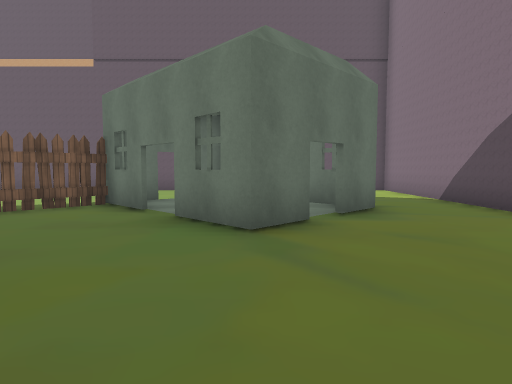
View 1 (above)

24 first-person views from a walk through a scene from a Unity 3-D project. The camera is 1.4 m above the floor, tilts 4° down and sees 75° across. The floor is counted in squares, 1.89 m on a side. Each view is taken from the middle of a square. On the plan, view 1 faces up. The plan holds only what a view shows up to about 11 squares ahead; the rest is blank. The place goes on beyond the plan. The player character is not drawn. Some surface patterns are stand-ins.

View 2
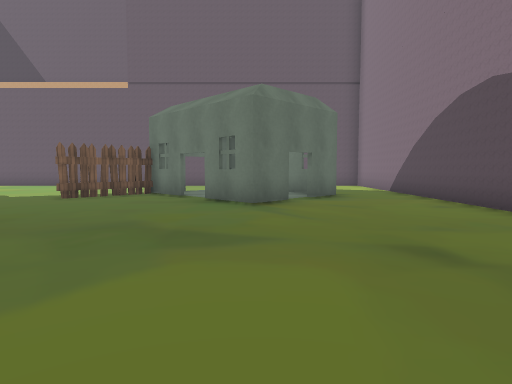

View 3
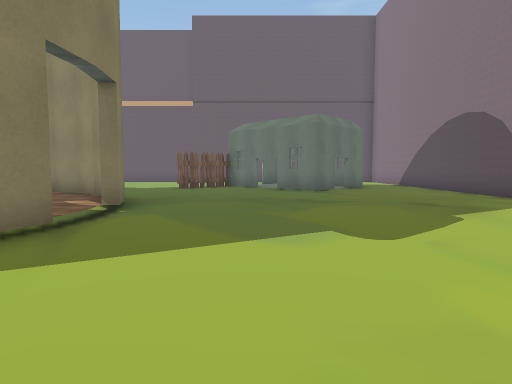

View 4
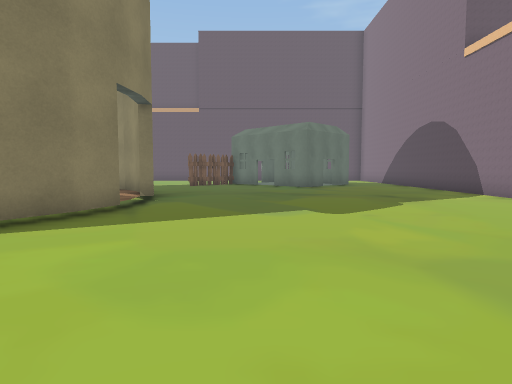

View 5
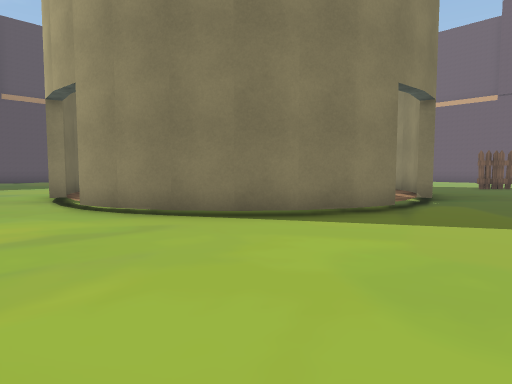

View 6
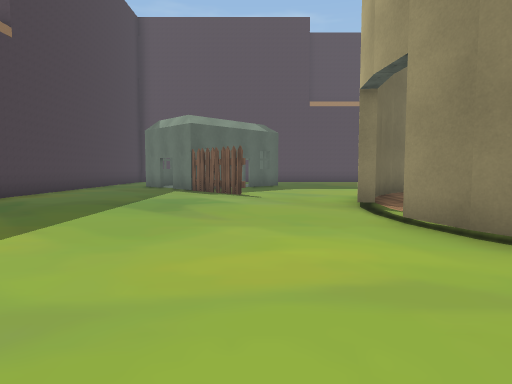

View 7
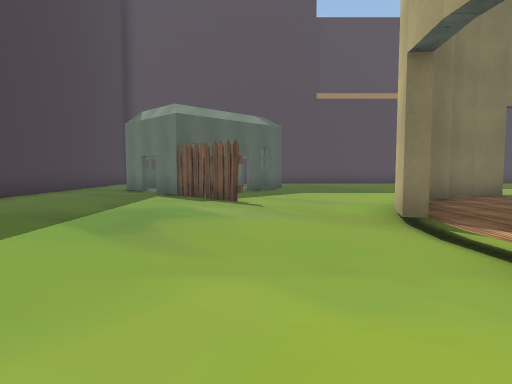

View 8
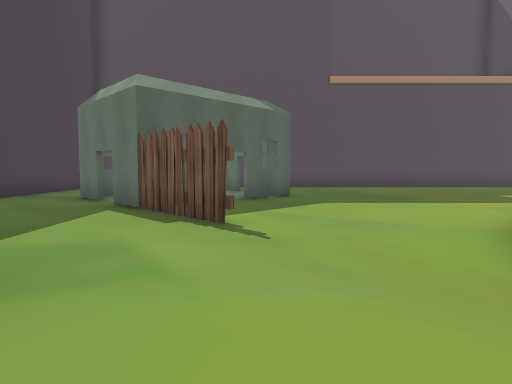

View 9
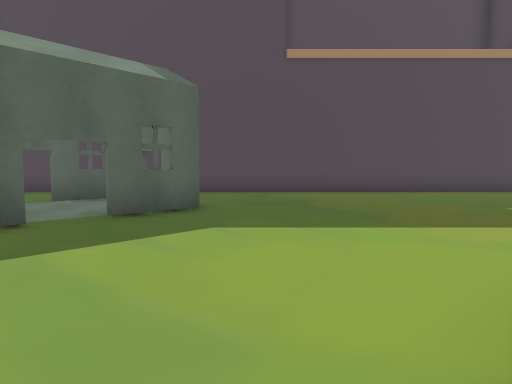

View 10
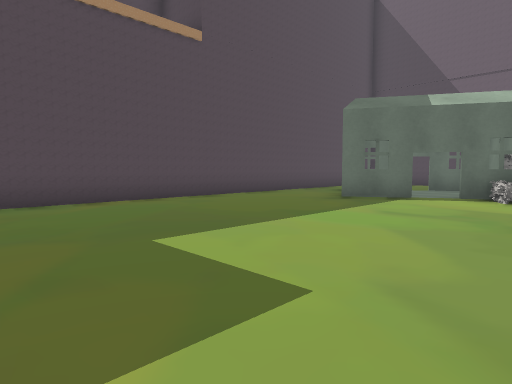

View 11
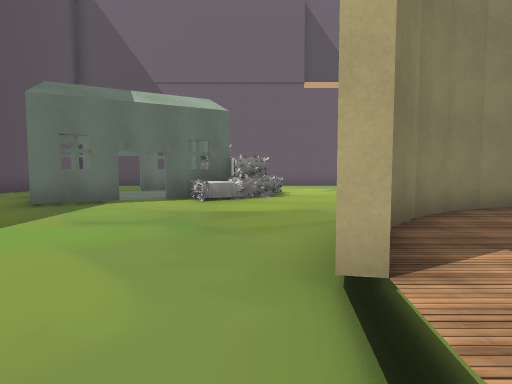

View 12
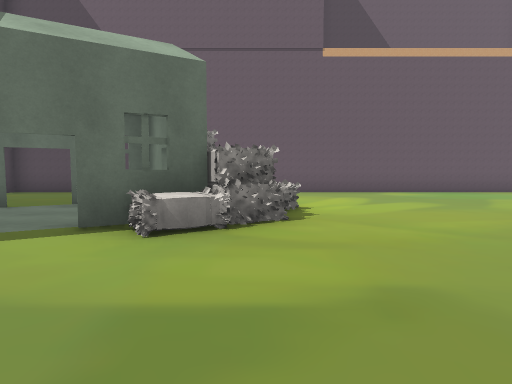

View 13
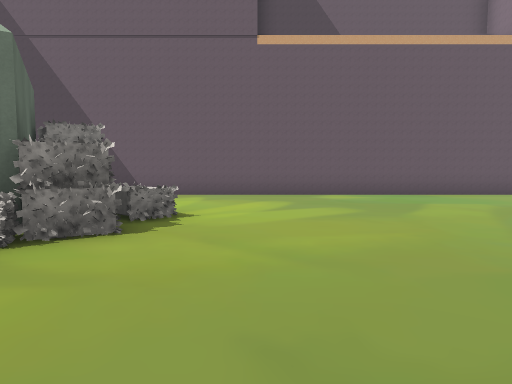

View 14
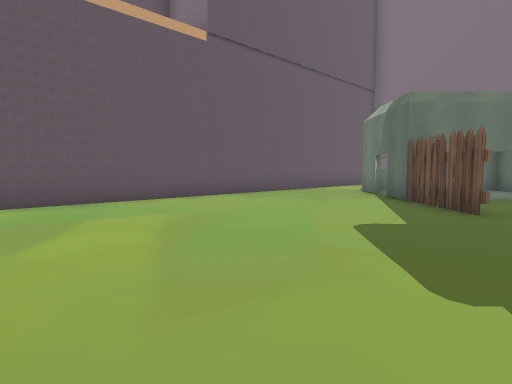

View 15
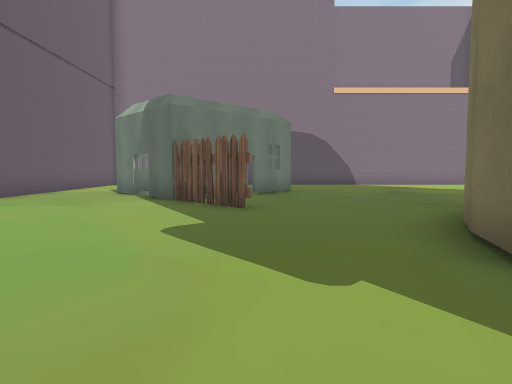

View 16
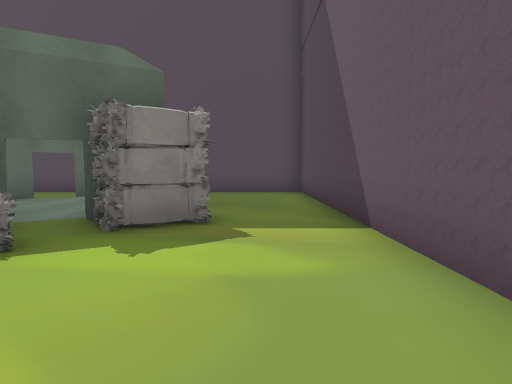

View 17
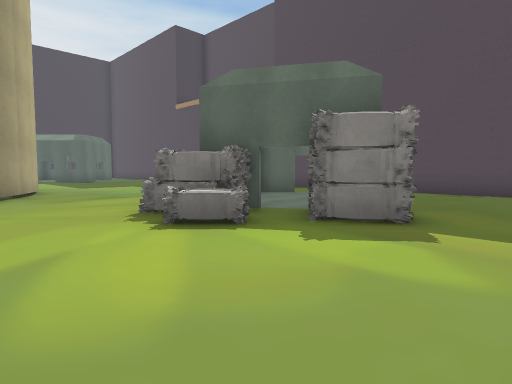

View 18
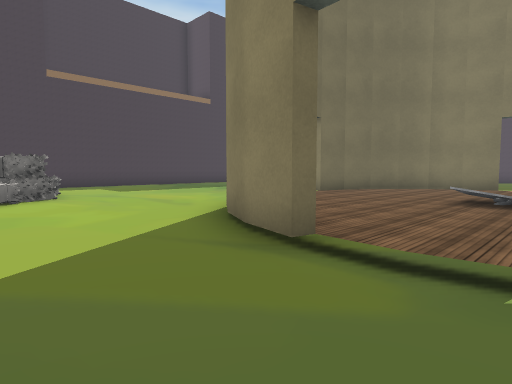

View 19
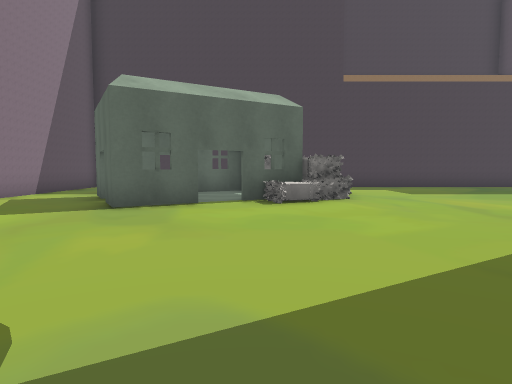

View 20
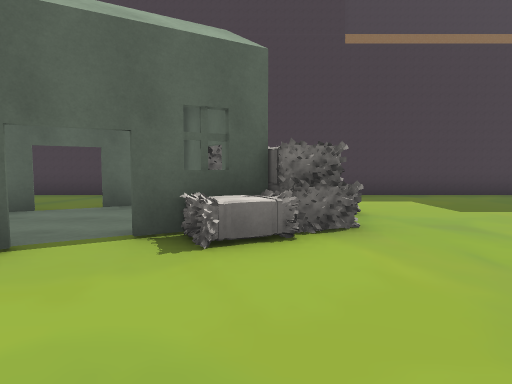

View 21
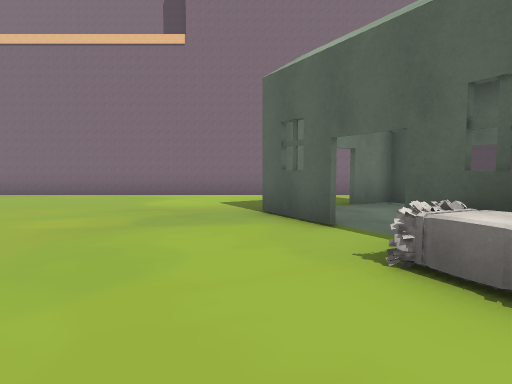

View 22
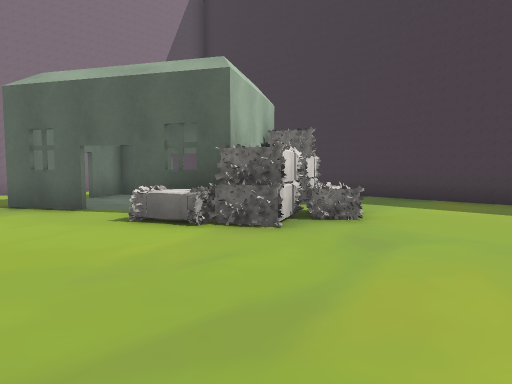

View 23
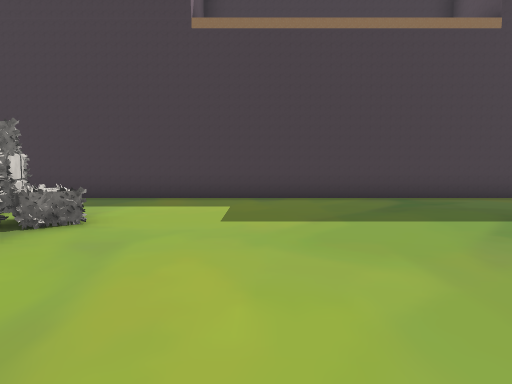

View 24
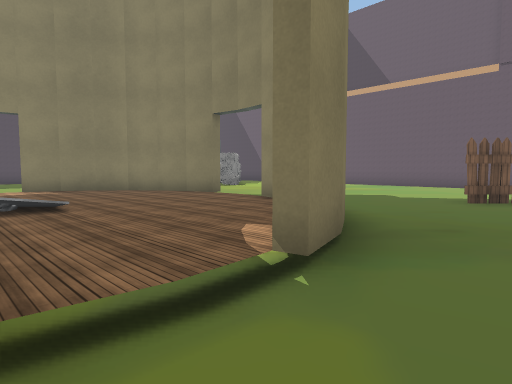

### Floor plan
Key: @ floor where view 1 was taken; # wall or solid block; x gap in a wall; . main floor; : floor 0.25 m higher than the main floor; S shed; F fence; O other object.
Columns run from 23 left of view 1 to 5 right of it. Each row starts with its distance up from view 1.
 12 ########################
 11 #.......................    #
 10 #.......................   .#
  9 #.....O...............SS  ..#
  8 #....S#O.............. S  ..#
  7 #..S  ..O...........#   SS..#
  6  .#    SO..........FSS   #..#
  5  ..S .SO..........F...S ....#
  4 #..SSS................S#....#
  3 #...........#..#............#
  2 #..........##::##...........#
  1 #.........#::::::#..........#
  0 #........#::::::::#....@....#
 -1 #........x::::::::x.........#
 -2 #........:::::O::::.........#
 -3 #........x::::O:::x.........#
 -4 #........#::::::::#.........#
 -5 #.........#::::::#..........#
 -6 #..........##::##...........#
 -7 #...........................#
 -8 #....S.................SS...#
 -9 #.  SSS.............O.SS#...#
-10 #  S  .S.F.........OOO   S..#
-11 #  S   SF..........OO#  SS..#
-12 #  .. .............OOOSS....#
-13 #....S#.............OOO... .#
-14 #.  .................   ..  #
-15    ..................   ... #
-16    ########################

Where each view was taken, in squares from view 1:
view 1: 0 up, 0 right, facing up
view 2: 3 down, 0 right, facing up
view 3: 7 down, 2 left, facing up
view 4: 9 down, 2 left, facing up
view 5: 9 down, 2 left, facing up-left
view 6: 9 down, 4 left, facing left
view 7: 9 down, 6 left, facing left
view 8: 9 down, 9 left, facing left
view 9: 7 down, 12 left, facing left
view 10: 4 down, 15 left, facing up-left
view 11: 3 down, 15 left, facing up
view 12: 1 up, 15 left, facing up
view 13: 2 up, 13 left, facing up
view 14: 4 up, 11 left, facing up-right
view 15: 5 up, 11 left, facing right
view 16: 10 up, 12 left, facing left
view 17: 11 up, 12 left, facing down-left
view 18: 1 down, 2 left, facing down-left
view 19: 2 down, 2 left, facing down
view 20: 6 down, 3 left, facing down
view 21: 8 down, 5 left, facing right
view 22: 7 down, 7 left, facing down-right
view 23: 7 down, 7 left, facing down
view 24: 3 down, 3 left, facing up-left
